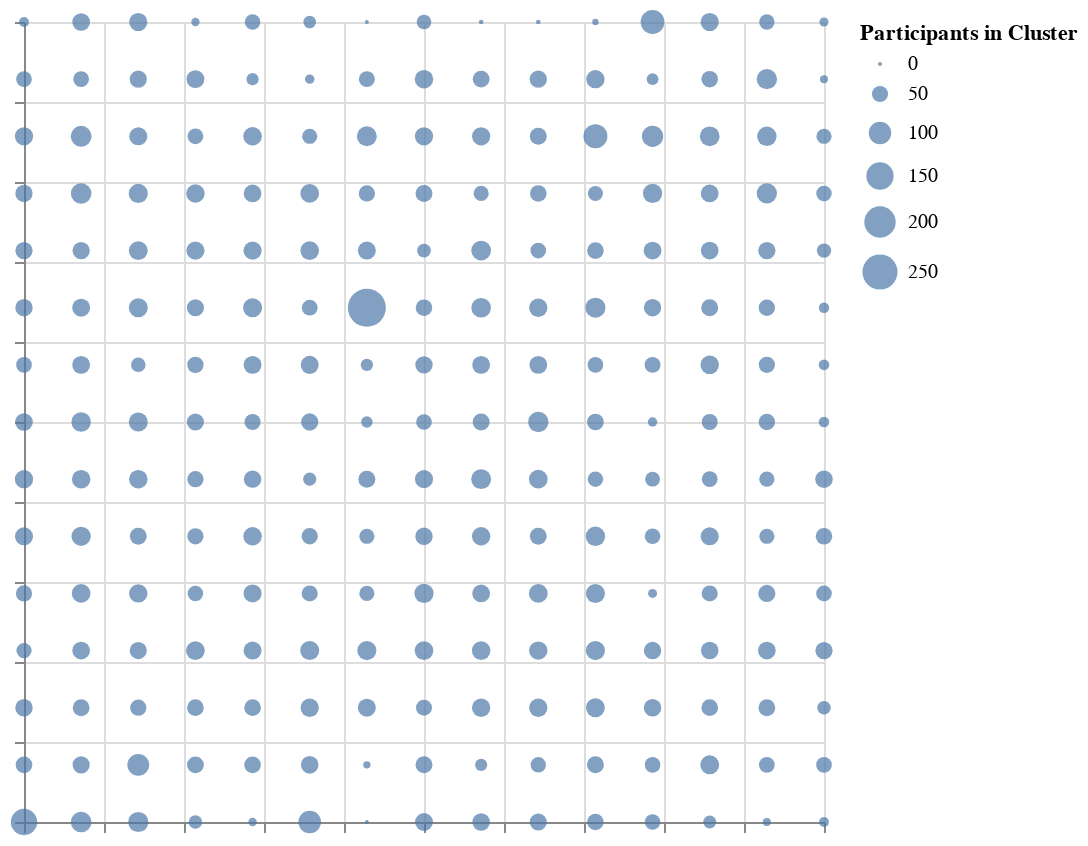

Here is the notebook cell this chart was saved with:
### Code cell
### PLOT MAIN CLUSTER MEMBERSHIP MAP ###

chart_orig=alt.Chart(classMap).mark_circle().encode(
    x=alt.X('x1:Q', axis=alt.Axis(labels=False,title = "")),
    y=alt.Y('x2:Q', axis=alt.Axis(labels=False,title = "")),
    size='Participants in Cluster:Q'
).configure_view(
    continuousHeight=400,
    continuousWidth=400
)

chart_orig

### Figure 1 — Vega-Lite specification as saved in the notebook (floating-point values rounded to 4 significant figures; data arrays with more than 128 entries replaced by an {"elided": "..."} marker saying what was removed)
{"config": {"view": {"continuousWidth": 400, "continuousHeight": 400}}, "data": {"name": "data-45d9bcd002e3426114415ce9aa52f9be"}, "mark": {"type": "circle"}, "encoding": {"size": {"field": "Participants in Cluster", "type": "quantitative"}, "x": {"axis": {"labels": false, "title": ""}, "field": "x1", "type": "quantitative"}, "y": {"axis": {"labels": false, "title": ""}, "field": "x2", "type": "quantitative"}}, "$schema": "https://vega.github.io/schema/vega-lite/v5.20.1.json", "datasets": {"data-45d9bcd002e3426114415ce9aa52f9be": {"elided": "225 records"}}}
